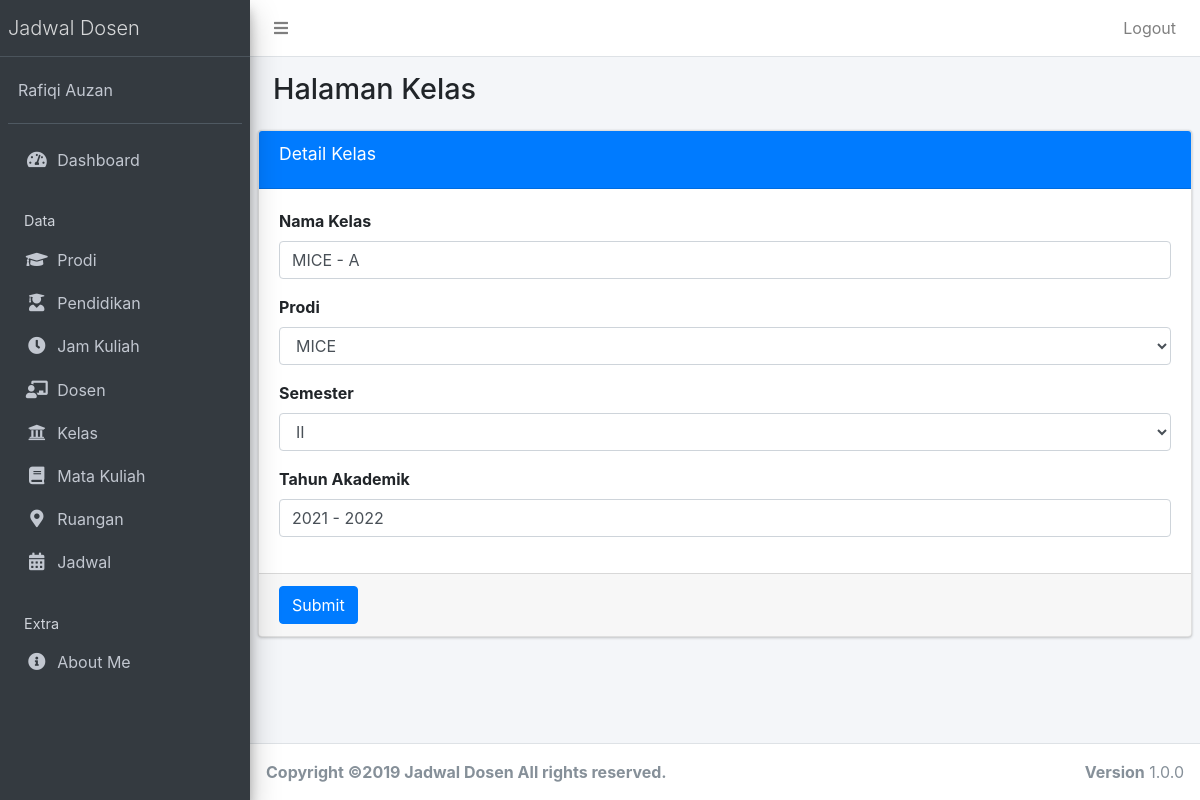
Screenshot of /public/kelas/edit/1 (signed in) with the database file from the repository.
### tables this page shows
CREATE TABLE `kelas` (
  `kelas_id` int(12) NOT NULL AUTO_INCREMENT,
  `nama_kelas` varchar(40) NOT NULL,
  `prodi_id` int(12) NOT NULL,
  `semester` varchar(10) NOT NULL,
  `tahun_akademik` varchar(20) NOT NULL,
  PRIMARY KEY (`kelas_id`)
);

CREATE TABLE `prodi` (
  `prodi_id` int(12) NOT NULL AUTO_INCREMENT,
  `nama_prodi` varchar(35) NOT NULL,
  PRIMARY KEY (`prodi_id`)
);

### app/core/Controller.php (called while the page is built, shortened)
<?php
class Controller{
	public function view($view, $data = [])
	{
		require_once '../app/views/' . $view . '.php';
	}
	public function model($model)
	{
		return new $model;
	}
}

### app/controllers/Kelas.php (called while the page is built, shortened)
<?php
class Kelas extends Controller
{
	public function edit($id)
	{
		$data['title'] = 'Detail Kelas';
		$data['prodi'] = $this->model('ProdiModel')->getAllProdi();
		$data['kelas'] = $this->model('KelasModel')->getKelasById($id);
		$this->view('kelas/edit', $data);
	}
}

### app/core/App.php (called while the page is built, shortened)
<?php
class App{
	protected $method = 'index';
	protected $params = [];
	public function __construct(){
		$url = $this->parseURL();
		if(file_exists('../app/controllers/' . $url[0] . '.php')){
			unset($url[0]);
		}
		$this->controller = new $this->controller;
		if(isset($url[1])){
			if(method_exists($this->controller, $url[1])){
				$this->method = $url[1];
				unset($url[1]);
			}
		}
		if(!empty($url)){
			$this->params = array_values($url);
		}
		call_user_func_array([$this->controller, $this->method], $this->params);
	}
	public function parseURL(){
		if( isset($_GET['url'])){
			$url = rtrim($_GET['url'], '/');
			$url = filter_var($url, FILTER_SANITIZE_URL);
			$url = explode('/',$url);
			return $url;
		}
	}
}

### public/index.php (called while the page is built, shortened)
<?php
$app = new App;

### app/core/Database.php (called while the page is built, shortened)
<?php
class Database{
	private $host = DB_HOST;
	private $user = DB_USER;
	private $pass = DB_PASS;
	private $dbnm = DB_NAME;
	private $dbh;
	private $stmt;
	public function __construct()
	{
		$dsn = 'mysql:host='. $this->host .';dbname='. $this->dbnm;
		$option = [
			PDO::ATTR_PERSISTENT => true,
			PDO::ATTR_ERRMODE => PDO::ERRMODE_EXCEPTION
		];
		try{
			$this->dbh = new PDO($dsn,$this->user,$this->pass, $option);
		}catch(PDOException $e){
			die($e->getMessage());
		}
	}
	public function query($query)
	{
		$this->stmt = $this->dbh->prepare($query);
	}
	public function bind($param, $value, $type = null){
		if(is_null($type)){
			switch (true) {
				default:
					$type = PDO::PARAM_STR;
			}
		}
		$this->stmt->bindValue($param, $value, $type);
	}
	public function execute()
	{
		$this->stmt->execute();
	}
	public function resultSet()
	{
		$this->execute();
		return $this->stmt->fetchAll(PDO::FETCH_ASSOC);
	}
	public function single()
	{
		$this->execute();
		return $this->stmt->fetch(PDO::FETCH_ASSOC);
	}
}

### app/models/KelasModel.php (called while the page is built, shortened)
<?php
class KelasModel
{
	private $table = 'kelas';
	private $db;
	public function __construct()
	{
		$this->db = new Database;
	}
	public function getKelasById($id)
	{
		$this->db->query('SELECT * FROM ' . $this->table . ' WHERE kelas_id=:kelas_id');
		$this->db->bind('kelas_id', $id);
		return $this->db->single();
	}
}

### app/models/ProdiModel.php (called while the page is built, shortened)
<?php
class ProdiModel
{
	private $table = 'prodi';
	private $db;
	public function __construct()
	{
		$this->db = new Database;
	}
	public function getAllProdi()
	{
		$this->db->query('SELECT * FROM ' . $this->table);
		return $this->db->resultSet();
	}
}

### app/views/kelas/edit.php (the view, shortened to what this page needs)
<div class="content-wrapper">
  <section class="content-header">
    <div class="container-fluid">
      <div class="row mb-2">
        <div class="col-sm-6">
          <h1>Halaman Kelas</h1>
        </div>
      </div>
    </div>
  </section>
  <section class="content">
    <div class="card card-primary">
      <div class="card-header">
        <h3 class="card-title"><?= $data['title']; ?></h3>
      </div>
      <form role="form" action="<?= base_url; ?>/kelas/updateKelas" method="POST" enctype="multipart/form-data">
        <div class="card-body">
          <div class="form-group">
            <label>Nama Kelas</label>
            <input type="text" class="form-control" name="nama_kelas" value="<?= $data['kelas']['nama_kelas']; ?>">
          </div>
          <div class="form-group">
            <label>Prodi</label>
            <select class="form-control" name="prodi_id">
              <?php foreach ($data['prodi'] as $row) : ?>
                <option value="<?= $row['prodi_id']; ?>" <?php if ($data['kelas']['prodi_id'] == $row['prodi_id']) {
                                                            echo "selected";
                                                          } ?>><?= $row['nama_prodi']; ?></option>
              <?php endforeach; ?>
            </select>
          </div>
          <div class="form-group">
            <label>Semester</label>
            <select class="form-control" name="semester">
              <option value="II" <?php if ($data['kelas']['semester'] == 'II') { ?> selected="selected" <?php } ?>>II</option>
            </select>
          </div>
          <div class="form-group">
            <label>Tahun Akademik</label>
            <input type="text" class="form-control" name="tahun_akademik" value="<?= $data['kelas']['tahun_akademik']; ?>">
          </div>
        </div>
        <div class="card-footer">
          <button type="submit" class="btn btn-primary">Submit</button>
        </div>
      </form>
    </div>
  </section>
</div>

### rows the page displays
kelas: nama_kelas "MICE - A", prodi_id "MICE", semester "II", tahun_akademik "2021 - 2022"

### other values shown
$data['title'] "Detail Kelas"
